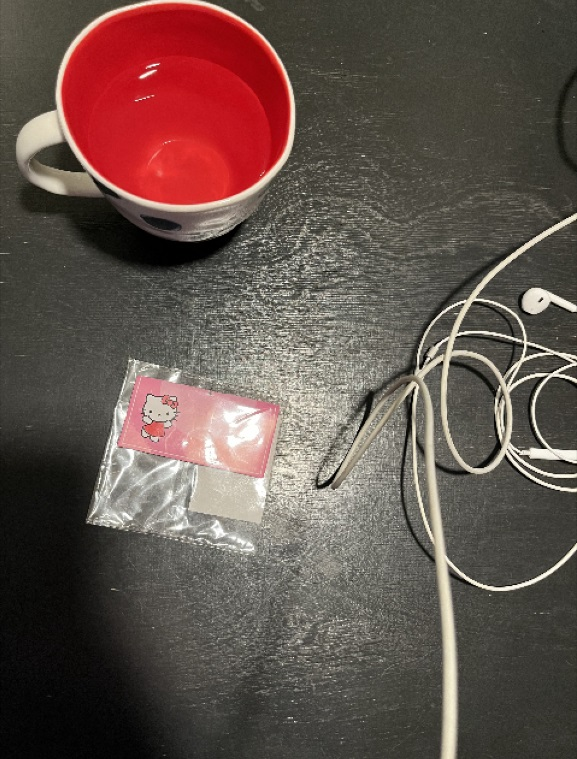
#> input picture IMG_cup.jpg, 577 x 759 px
$ python main.py
#> lines starting #> are read from the running program, lines starting #| are printed output that depends on the picture; after the words box and inside, x2 and y2 are one past the last pixel; in counts of white or black regions, pixels touching at a corner belong together
#> in main, image is the input picture: shape (759, 577, 3); mean B, G, R 76.1, 82.5, 99.5
import cv2
import numpy as np
import os

# ========== НАСТРОЙКИ ==========
window_name = "Ellipse Detection"
default_image = "IMG_cup.jpg"  # Убедитесь, что файл существует
output_dir = "results"  # Папка для сохранения результатов
# ===============================

# Создаем папку для результатов
os.makedirs(output_dir, exist_ok=True)

# Глобальные переменные
global_vars = {
    'thresh': None,
    'morph': None,
    'dilated': None,
    'result': None,
    'image': None,
    'gray': None
}

params = {
    'block_size': 55,
    'c': 9,
    'morph_size': 7,
    'min_area': 250,
    'aspect_ratio': 0.7,
    'angle_tolerance': 45,
    'dilate_iter': 2,
    'pre_blur': 5
}


def initialize_trackbars():
    """Инициализация трекбаров после создания окна"""
    cv2.createTrackbar('Block Size', window_name, 55, 100, lambda x: None)
    cv2.createTrackbar('C Constant', window_name, 9, 30, lambda x: None)
    cv2.createTrackbar('Morph Size', window_name, 7, 20, lambda x: None)
    cv2.createTrackbar('Min Area', window_name, 250, 1000, lambda x: None)
    cv2.createTrackbar('Aspect Ratio', window_name, 70, 100, lambda x: None)
    cv2.createTrackbar('Angle Tol.', window_name, 45, 90, lambda x: None)
    cv2.createTrackbar('Dilate Iter', window_name, 2, 5, lambda x: None)
    cv2.createTrackbar('Pre Blur', window_name, 5, 15, lambda x: None)


def update_parameters():
    """Безопасное обновление параметров"""
    try:
        params.update({
            'block_size': max(3, cv2.getTrackbarPos('Block Size', window_name) | 1),
            'c': cv2.getTrackbarPos('C Constant', window_name),
            'morph_size': max(1, cv2.getTrackbarPos('Morph Size', window_name)),
            'min_area': cv2.getTrackbarPos('Min Area', window_name),
            'aspect_ratio': cv2.getTrackbarPos('Aspect Ratio', window_name) / 100,
            'angle_tolerance': cv2.getTrackbarPos('Angle Tol.', window_name),
            'dilate_iter': cv2.getTrackbarPos('Dilate Iter', window_name),
            'pre_blur': cv2.getTrackbarPos('Pre Blur', window_name) | 1
        })
    except cv2.error:
        pass


def process_image():
    try:
        # 1. Подготовка изображения
        blurred = cv2.GaussianBlur(global_vars['gray'],
                                   (params['pre_blur'], params['pre_blur']), 0)
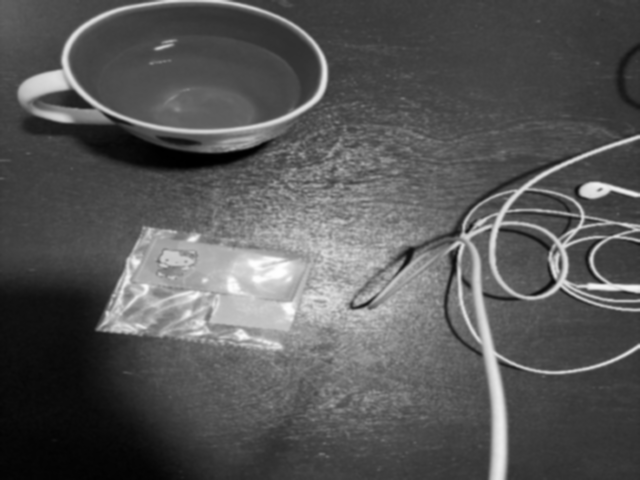
#> blurred: shape (480, 640); min 0, max 254, mean 86.8

        # 2. Адаптивная бинаризация
        thresh = cv2.adaptiveThreshold(
            blurred, 255,
            cv2.ADAPTIVE_THRESH_GAUSSIAN_C,
            cv2.THRESH_BINARY_INV,
            params['block_size'],
            params['c']
        )
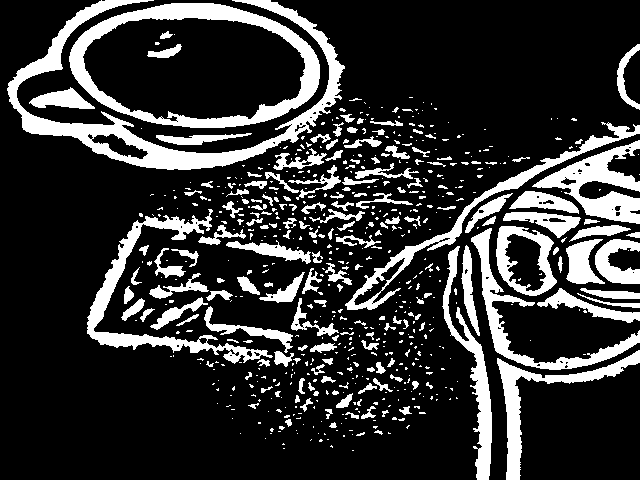
#> thresh: shape (480, 640); 20.1% white; 640 white regions (460 under 20 px), largest, box (x1, y1, x2, y2) and area: (7, 0, 345, 170) 8804, (69, 3, 320, 128) 6669, (87, 209, 273, 364) 3997

        # 3. Морфологическая обработка
        kernel = cv2.getStructuringElement(cv2.MORPH_ELLIPSE,
                                           (params['morph_size'], params['morph_size']))
        morph = cv2.morphologyEx(thresh, cv2.MORPH_CLOSE, kernel, iterations=2)
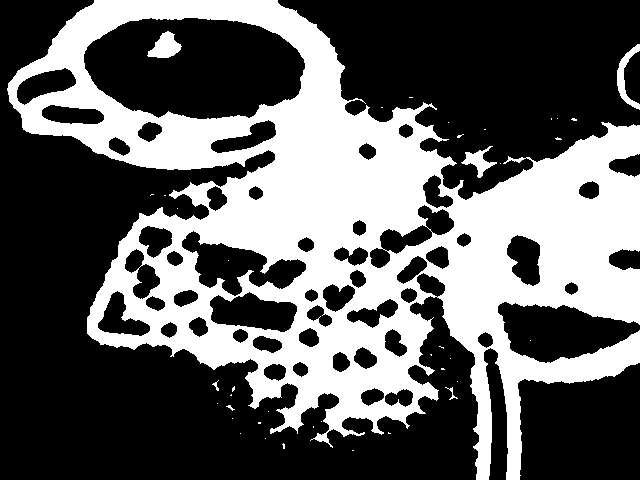
#> morph: shape (480, 640); 37.7% white; 40 white regions (33 under 20 px), largest, box (x1, y1, x2, y2) and area: (7, 0, 640, 480) 114183, (147, 31, 182, 58) 555, (617, 44, 640, 110) 497
        dilated = cv2.dilate(morph, kernel, iterations=params['dilate_iter'])
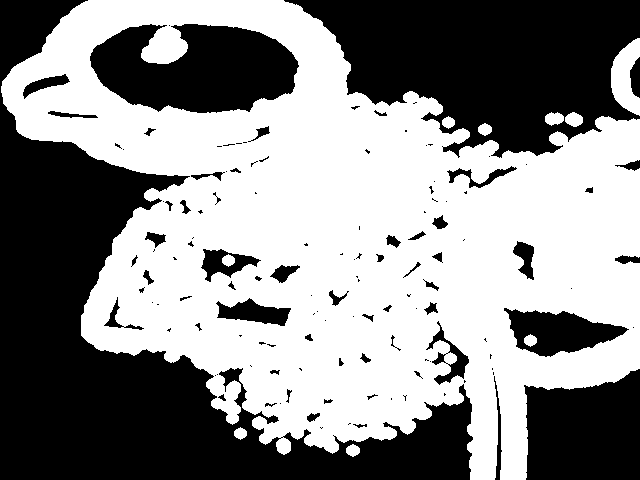
#> dilated: shape (480, 640); 54.8% white; 130 black regions (72 under 20 px)

        # 4. Поиск контуров
        contours, _ = cv2.findContours(dilated, cv2.RETR_LIST, cv2.CHAIN_APPROX_SIMPLE)
#> contours = 177 contours, 105 with area under 20; largest, box (x1, y1, x2, y2) and area: (1, 0, 640, 480) 188451, (89, 23, 300, 114) 13691, (503, 307, 630, 358) 3714, (611, 38, 640, 116) 1323, (215, 297, 292, 327) 1244

        # 5. Поиск эллипса
        result = global_vars['image'].copy()
        best_ellipse = None

        for cnt in contours:
            area = cv2.contourArea(cnt)
            if area < params['min_area'] or len(cnt) < 5:
                continue

            try:
                ellipse = cv2.fitEllipse(cnt)
                (_, _), (ma, MA), angle = ellipse
                aspect = min(ma, MA) / max(ma, MA)

                if (aspect >= params['aspect_ratio'] and
                        abs(angle) < params['angle_tolerance']):
                    best_ellipse = ellipse
                    cv2.ellipse(result, best_ellipse, (0, 255, 0), 2)
                    break

            except:
                continue
#> this loop made 177 passes
#> area on passes 1, 7, 8: 112, 100, 44

        # Сохраняем результаты
        global_vars.update({
            'thresh': thresh,
            'morph': morph,
            'dilated': dilated,
            'result': result
        })

        # 6. Сборка изображения для отображения
        display_images = [
            global_vars['image'],
            cv2.cvtColor(thresh, cv2.COLOR_GRAY2BGR),
            cv2.cvtColor(morph, cv2.COLOR_GRAY2BGR),
            result
        ]

        top = np.hstack(display_images[:2])
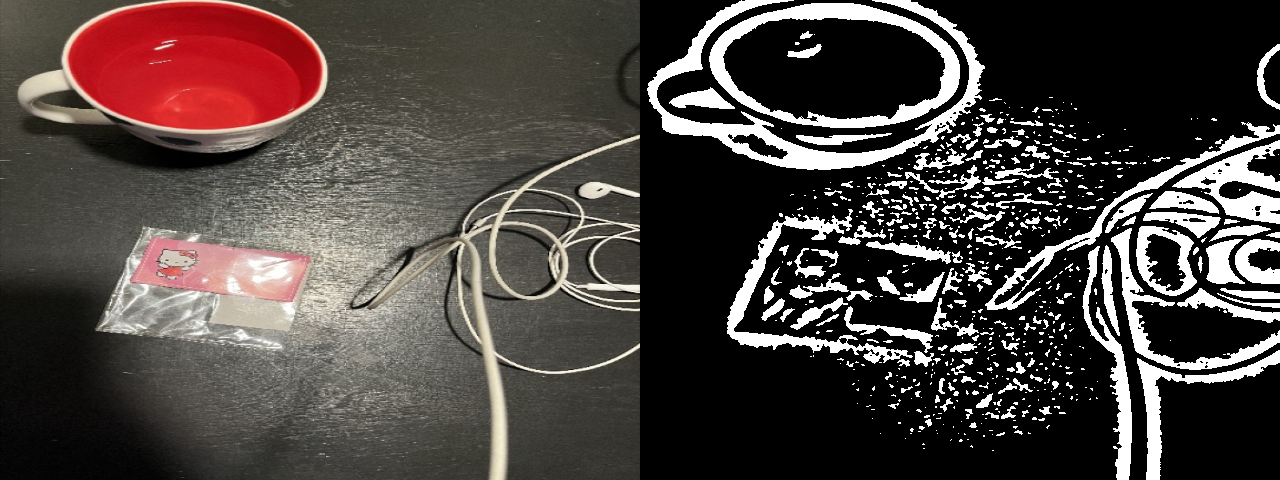
#> top: shape (480, 1280, 3); mean of channels 0, 1, 2 63.6, 66.7, 75.3; drawn as B, G, R
        bottom = np.hstack(display_images[2:])
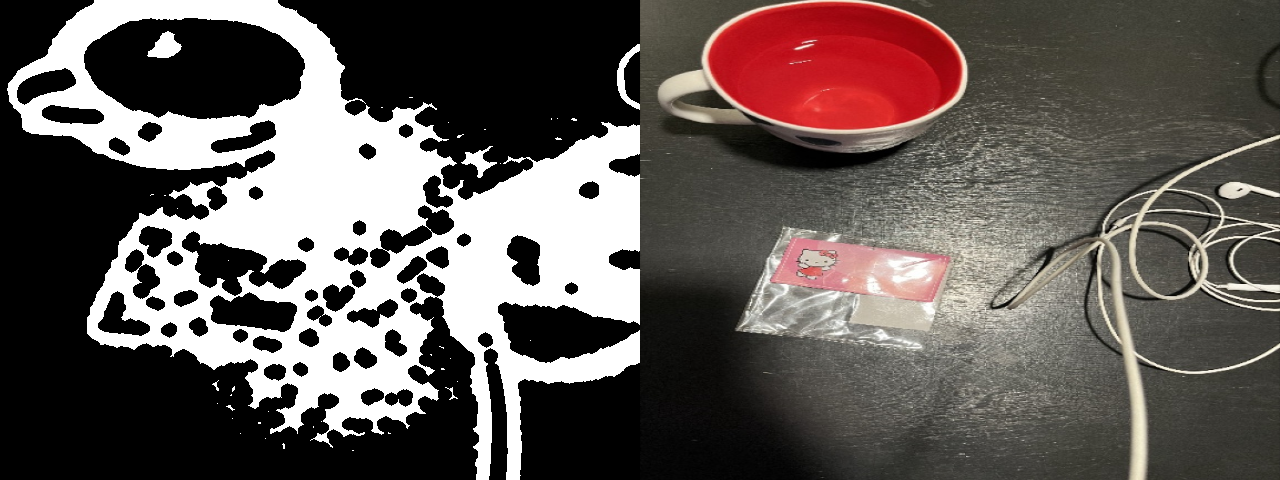
#> bottom: shape (480, 1280, 3); mean of channels 0, 1, 2 86.1, 89.2, 97.8; drawn as B, G, R
        combined = np.vstack([top, bottom])
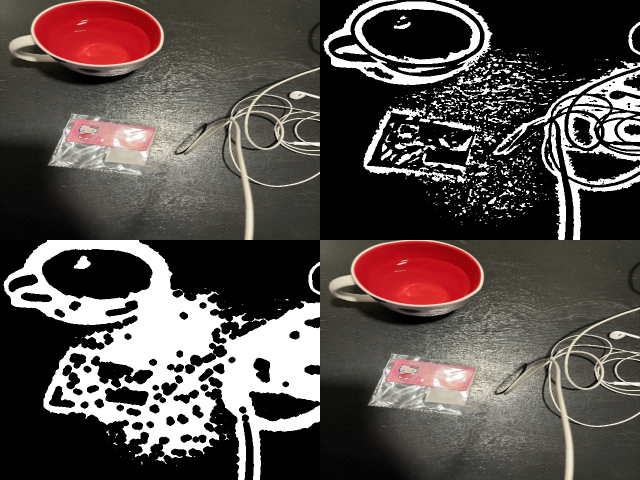
#> combined: shape (960, 1280, 3) (shown at 1/2 size); mean of channels 0, 1, 2 74.8, 78, 86.5; drawn as B, G, R

        cv2.imshow(window_name, combined)

    except Exception as e:
        print(f"Ошибка обработки: {str(e)}")


def save_results():
    """Безопасное сохранение результатов"""
    try:
        # Явная проверка на инициализацию всех необходимых данных
        required_keys = ['image', 'thresh', 'morph', 'dilated', 'result']
        for key in required_keys:
            if global_vars[key] is None:
                raise ValueError(f"Данные {key} не инициализированы")

        # Проверка, что это действительные изображения
        for key in required_keys:
            if not isinstance(global_vars[key], np.ndarray):
                raise ValueError(f"Данные {key} не являются изображением")

        # Сохранение
        cv2.imwrite(os.path.join(output_dir, "1_original.jpg"), global_vars['image'])
        cv2.imwrite(os.path.join(output_dir, "2_threshold.jpg"), global_vars['thresh'])
        cv2.imwrite(os.path.join(output_dir, "3_morphology.jpg"), global_vars['morph'])
        cv2.imwrite(os.path.join(output_dir, "4_dilated.jpg"), global_vars['dilated'])
        cv2.imwrite(os.path.join(output_dir, "5_result.jpg"), global_vars['result'])

        print(f"Файлы успешно сохранены в: {os.path.abspath(output_dir)}")

    except Exception as e:
        print(f"Ошибка сохранения: {str(e)}")

def main():
    # Проверка существования файла
    if not os.path.exists(default_image):
        print(f"Файл {default_image} не найден!")
        return

    # Загрузка изображения
    image = cv2.imread(default_image)
    if image is None:
        print("Ошибка чтения файла изображения!")
        return

    # Предварительная обработка
    image = cv2.resize(image, (640, 480))
    global_vars['image'] = image
    global_vars['gray'] = cv2.cvtColor(image, cv2.COLOR_BGR2GRAY)

    # Создание интерфейса
    cv2.namedWindow(window_name, cv2.WINDOW_NORMAL)
    cv2.resizeWindow(window_name, 1280, 720)
    initialize_trackbars()

    # Основной цикл
    while True:
        try:
            update_parameters()
            process_image()

            key = cv2.waitKey(1) & 0xFF
#> (key Esc is pressed here)

            # Обработка клавиши 'S' (английская раскладка)
            if key == ord('s'):
                save_results()

            # Выход по ESC
            elif key == 27:
                break

        except KeyboardInterrupt:
            break

    cv2.destroyAllWindows()


if __name__ == "__main__":
    main()
